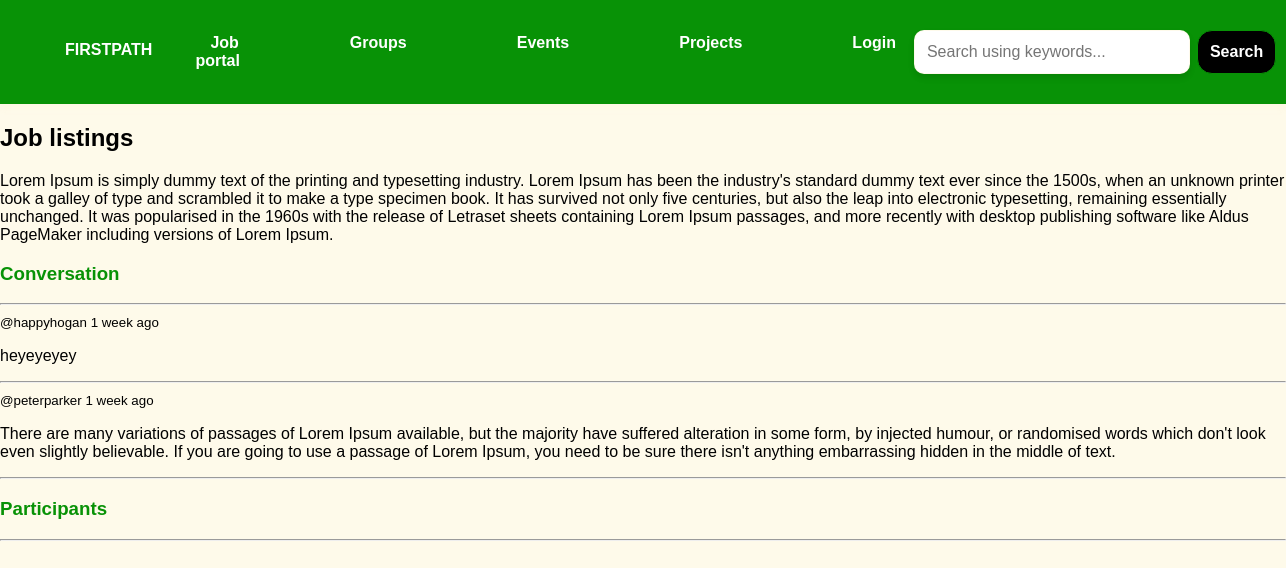
The page /room/1/ on the database its author committed.
### base/models.py (models this page shows, shortened)
class Room(models.Model):
    host = models.ForeignKey(User, on_delete=models.SET_NULL, null=True)
    topic = models.ForeignKey(Topic, on_delete=models.SET_NULL, null=True)
    name = models.CharField(max_length=200)
    description = models.TextField(null=True, blank=True)
    participants= models.ManyToManyField(User, related_name='participants', blank=True)
    updated = models.DateTimeField(auto_now=True)
    created = models.DateTimeField(auto_now_add=True)
    class Meta:
        ordering = ['-updated', '-created']

class Message(models.Model):
    user = models.ForeignKey(User, on_delete=models.CASCADE)
    room = models.ForeignKey(Room, on_delete=models.CASCADE)
    body = models.TextField()
    updated = models.DateTimeField(auto_now=True)
    created = models.DateTimeField(auto_now_add=True)
    class Meta:
        ordering = ['-updated', '-created']

### base/views.py (the view, shortened to what this page needs)
# urls.py: path('room/<str:pk>/', views.room, name="room"),
def room(request, pk):
    room = Room.objects.get(id=pk)
    room_messages = room.message_set.all().order_by('-created')
    participants = room.participants.all()
    context = {'room' : room, 'room_messages': room_messages, 'participants':participants}
    return render(request, 'base/room.html', context)

### base/templates/base/room.html (shortened to what this page needs)
{% extends 'main.html' %}
{% block content %}
<div class="room-container">
    <div>
        <h2>{{room.name}}</h2>
        <p>{{room.description}}</p>
        <div class="comment-wapper">
            <h3>Conversation</h3>
            <hr>
            {% for message in room_messages %}
            <div>
                <small>@{{message.user}} {{message.created|timesince}} ago</small>
                <p>{{message.body}}</p>
                <hr>
            </div>
            {% endfor %}
        </div>
    </div>
    <div>
        <h3>Participants</h3>
        <hr>
    </div>
</div>
{% endblock content %}

### static/styles/main.css (style rules this page uses)
body { font-family: 'Arial', sans-serif; background-color: #fef7de9d; color: #000000; margin: 0; padding: 0; }
h3, h5 { color: #089206; }

### rows shown on the page
Room: name "Job listings", description "Lorem Ipsum is simply dummy text of the printing and typesetting industry. Lorem Ipsum has been the industry's standard dummy text ever since the 1500s, when an unknown printer took a galley of type and scrambled it to make a type specimen book. It has survived not only five centuries, but also the leap into electronic typesetting, remaining essentially unchanged. It was popularised in the 1960s with the release of Letraset sheets containing Lorem Ipsum passages, and more recently with desktop publishing software like Aldus PageMaker including versions of Lorem Ipsum."
Message: user "happyhogan", created "1 week", body "heyeyeyey"
Message: user "peterparker", created "1 week", body "There are many variations of passages of Lorem Ipsum available, but the majority have suffered alteration in some form, by injected humour, or randomised words which don't look even slightly believable. If you are going to use a passage of Lorem Ipsum, you need to be sure there isn't anything embarrassing hidden in the middle of text."
